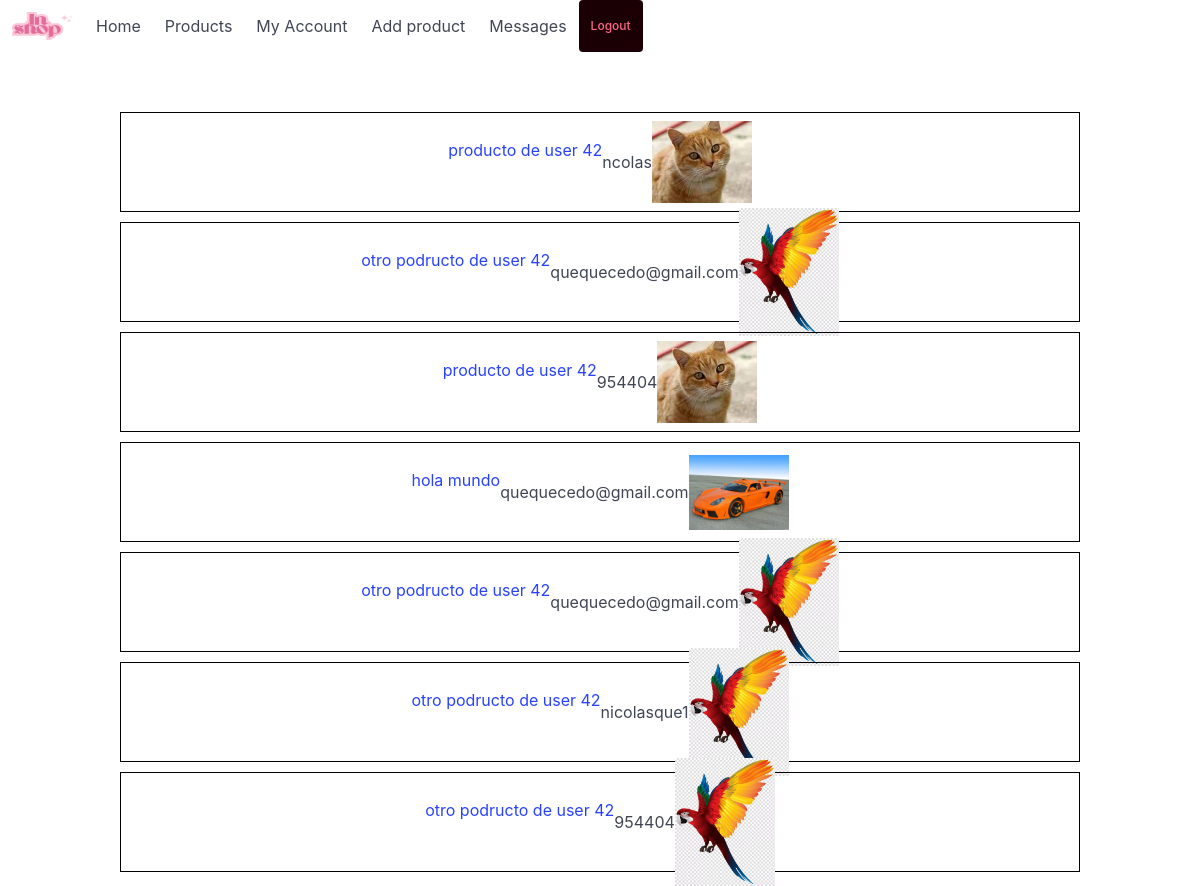
Page /php/chat/my_messages.php (signed in) on the earlier database version.
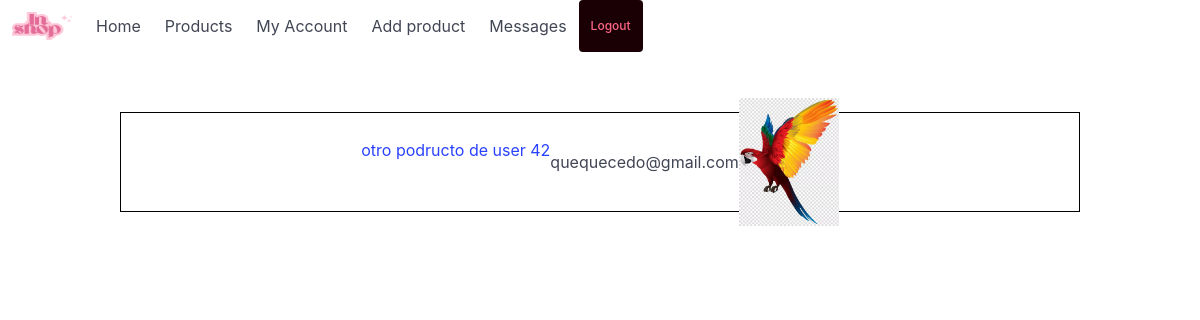
Same page on the later database version.
### tables this page shows
CREATE TABLE `chat` (
  `chat_id` int(11) NOT NULL,
  `user_id_buyer` int(11) NOT NULL,
  `user_id_seller` int(11) NOT NULL,
  `product_id` int(11) NOT NULL,
  `message` text NOT NULL,
  `date` date NOT NULL DEFAULT current_timestamp(),
  `seen` tinyint(1) NOT NULL DEFAULT current_timestamp()
);

CREATE TABLE `product` (
  `product_id` int(9) NOT NULL,
  `product_name` varchar(30) NOT NULL,
  `price` float NOT NULL DEFAULT 0,
  `user_id` int(11) NOT NULL,
  `photo` text DEFAULT NULL,
  `description` text DEFAULT NULL,
  `user_name` varchar(50) NOT NULL,
  `upload_date` date NOT NULL DEFAULT current_timestamp()
);

CREATE TABLE `user` (
  `user_id` int(9) NOT NULL,
  `username` varchar(30) NOT NULL,
  `name` varchar(30) NOT NULL,
  `surname` varchar(30) NOT NULL,
  `email` varchar(50) NOT NULL,
  `password` varchar(30) NOT NULL,
  `admin` tinyint(1) NOT NULL DEFAULT 0,
  `Register_date` date NOT NULL DEFAULT current_timestamp()
);

### php/chat/my_messages.php (the view, shortened to what this page needs)
<?php
include '../navbar.php';
function ft_get_user_info($user_id)
{
    $connexion = ft_create_conexion();
    $sql = "SELECT * FROM user WHERE user_id = ?";
    $stmt = $connexion->prepare($sql);
    $stmt->bind_param("i", $user_id);
    $stmt->execute();
    $result = $stmt->get_result();
    if ($result->num_rows > 0)
    {
        $row = $result->fetch_assoc();
        return $row;
    }
    else
    {
        $connexion->close();
        return false;
    }
}
function ft_get_my_chats($user_id)
{
    $connexion = ft_create_conexion();
    $sql = "SELECT * FROM chat WHERE user_id_buyer = ? OR user_id_seller = ?";
    $stmt = $connexion->prepare($sql);
    $stmt->bind_param("ii", $user_id, $user_id);
    $stmt->execute();
    $result = $stmt->get_result();
    $chats = [];
    if ($result->num_rows > 0)
    {
        while ($row = $result->fetch_assoc())
        {
            $chats[] = $row;
        }
    }
    return $chats;
}
function ft_get_other_perosn_name($user_id_buyer, $user_id_seller)
{
    if ($user_id_buyer == $_COOKIE['user_id'])
    {
        return ft_get_user_info($user_id_seller)['username'];
    }
    else
    {
        return ft_get_user_info($user_id_buyer)['username'];
    }
}
function ft_get_produc_info($product_id)
{
    $connexion = ft_create_conexion();
    $sql = "SELECT * FROM product WHERE product_id = ?";
    $stmt = $connexion->prepare($sql);
    $stmt->bind_param("i", $product_id);
    $stmt->execute();
    $result = $stmt->get_result();
    $product_name = $result->fetch_assoc();
    return $product_name;
}
function ft_get_photos($photo_folder)
{
    $photos = [];
    $folder_path = $_SERVER['DOCUMENT_ROOT'] . "/tfg_shop/images/products/" . $photo_folder;
    if (file_exists($folder_path)) {
        $files = scandir($folder_path);
        foreach ($files as $file)
        {
            if ($file != '.' && $file != '..')
            {
                $photos[] = $file;
            }
        }
    }
    return $photos;
}
function ft_print_photo($product_id)
{
    $product = ft_get_produc_info($product_id);
    $photos = ft_get_photos($product['photo']);
    echo "<div class='image-gallery' id='product-{$product['product_id']}'>";
    if (count($photos) > 0) {
        echo "<img src='/tfg_shop/images/products/{$product['photo']}/{$photos[0]}' width='100px'>";
    }
    echo "</div>";
}
function ft_print_chats($chats)
{
    foreach ($chats as $chat)
    {
        echo "<div class='chat'>";
        echo "<a href='chat_product.php?product_id=" . $chat['product_id'] . "'>";
        $product_name = ft_get_produc_info($chat['product_id']);
        echo "<h3>" . $product_name['product_name'] . "</h3>";
        echo "<br>";
        echo "</a>";
        echo "<h3>" . ft_get_other_perosn_name($chat['user_id_buyer'], $chat['user_id_seller']) . "</h3>";
        ft_print_photo($chat['product_id']);
        echo "</div>";
    }
}
?>
<!DOCTYPE html>
<html lang="en">
<head>
</head>
<body>
    <div class="chats">
        <?php
        $chats = ft_get_my_chats($_COOKIE['user_id']);
        ft_print_chats($chats);
        ?>
    </div>
</body>
</html>

### php/navbar.php (shortened to what this page needs)
<link
  rel="stylesheet"
  href="https://cdn.jsdelivr.net/npm/bulma@1.0.0/css/bulma.min.css"
  >
<?php
	function ft_display_loged()
	{
		echo "<a class='navbar-item' href='/tfg_shop/php/my_account.php'>My Account</a>";
		echo "<a class='navbar-item' href='/tfg_shop/php/add_product.php'>Add product</a>";
		echo "<a class='navbar-item' href='/tfg_shop/php/chat/my_messages.php'>Messages</a>";
		echo "<a class='button is-danger is-small is-inverted' href='/tfg_shop/php/functions/logout.php'>Logout</a>";
	}
	function ft_if_user_is_logged()
	{
		if(isset($_COOKIE["user_id"]) && isset($_COOKIE["username"]) && isset($_COOKIE["name"]) && isset($_COOKIE["surname"]) && isset($_COOKIE["email"]))
			return (true);
		else
			return (false);
	}
?>
<nav class="navbar" role="navigation" aria-label="main navigation">
  <div class="navbar-brand">
    <a class="navbar-item" href="/tfg_shop/php/index.php">
	<img src="/tfg_shop/images/page/ena2.png" width="60" height="190">
    </a>
  <div id="navbar" class="navbar-menu">
    <div class="navbar-start">
		<a class="navbar-item" href="/tfg_shop/php/index.php">Home</a>
		<a class="navbar-item" href="/tfg_shop/php/all_products_page.php">Products</a>
		  <?php
			if(ft_if_user_is_logged() == true)
				ft_display_loged();
		  ?>
    </div>
    <div class="navbar-end">
      <div class="navbar-item">
      </div>
    </div>
  </div>
</nav>

### php/chat/my_messages.php (style rules this page uses)
.chats { display: flex; flex-direction: column; align-items: center; margin-top: 50px; }
.chat { width: 80%; height: 100px; border: 1px solid black; margin-top: 10px; display: flex; justify-content: center; align-items: center; }
.chat h3 { margin: 0px; }

Differences in the rows shown:
removed chat: product.product_name "producto de user 42", user_id_buyer+user_id_seller "ncolas", product.photo (picture)
removed chat: product.product_name "producto de user 42", user_id_buyer+user_id_seller "954404", product.photo (picture)
removed chat: product.product_name "hola mundo", user_id_buyer+user_id_seller "quequecedo@gmail.com", product.photo (picture)
removed chat: product.product_name "otro podructo de user 42", user_id_buyer+user_id_seller "quequecedo@gmail.com", product.photo (picture)
removed chat: product.product_name "otro podructo de user 42", user_id_buyer+user_id_seller "nicolasque1", product.photo (picture)
removed chat: product.product_name "otro podructo de user 42", user_id_buyer+user_id_seller "954404", product.photo (picture)
